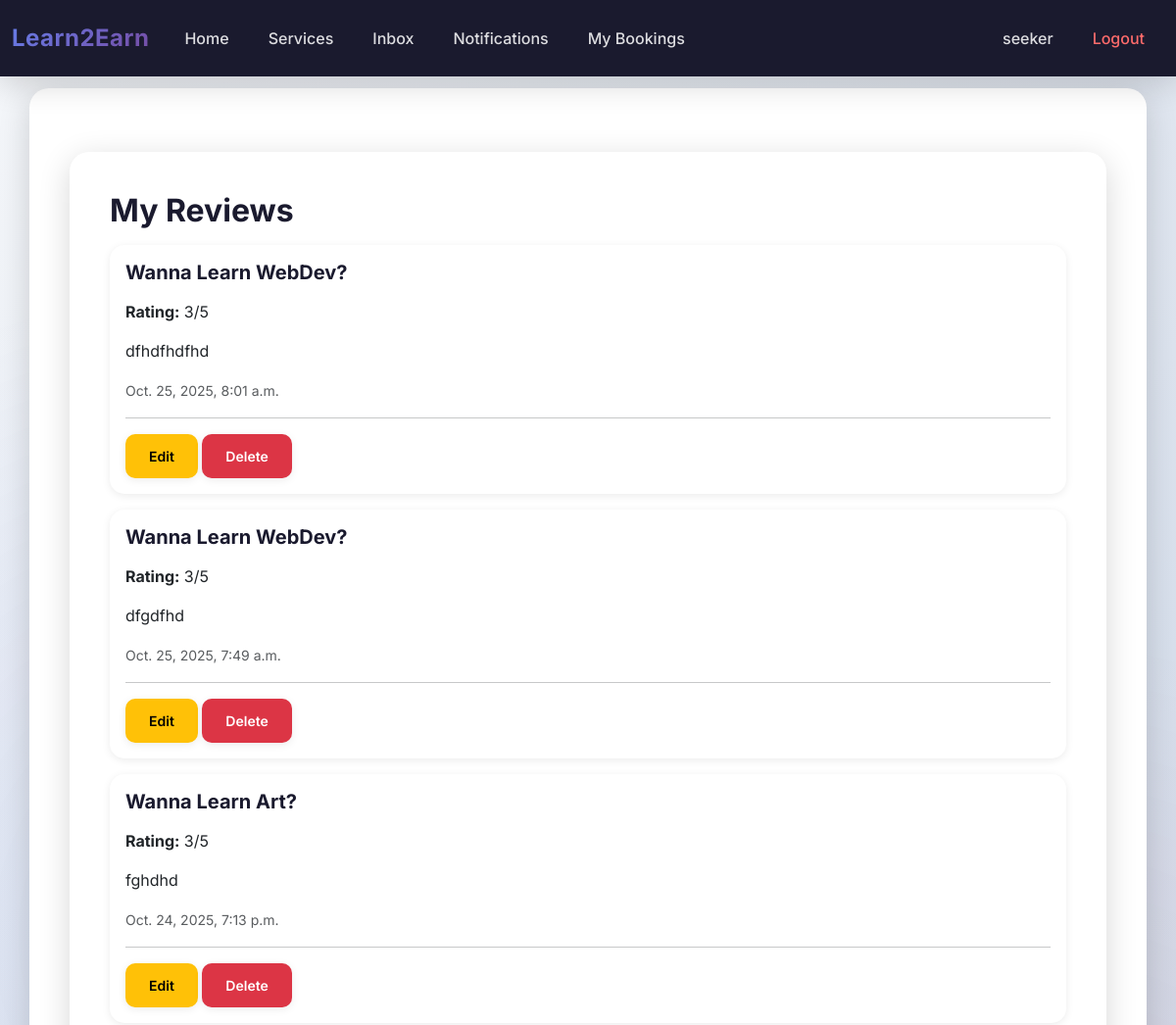
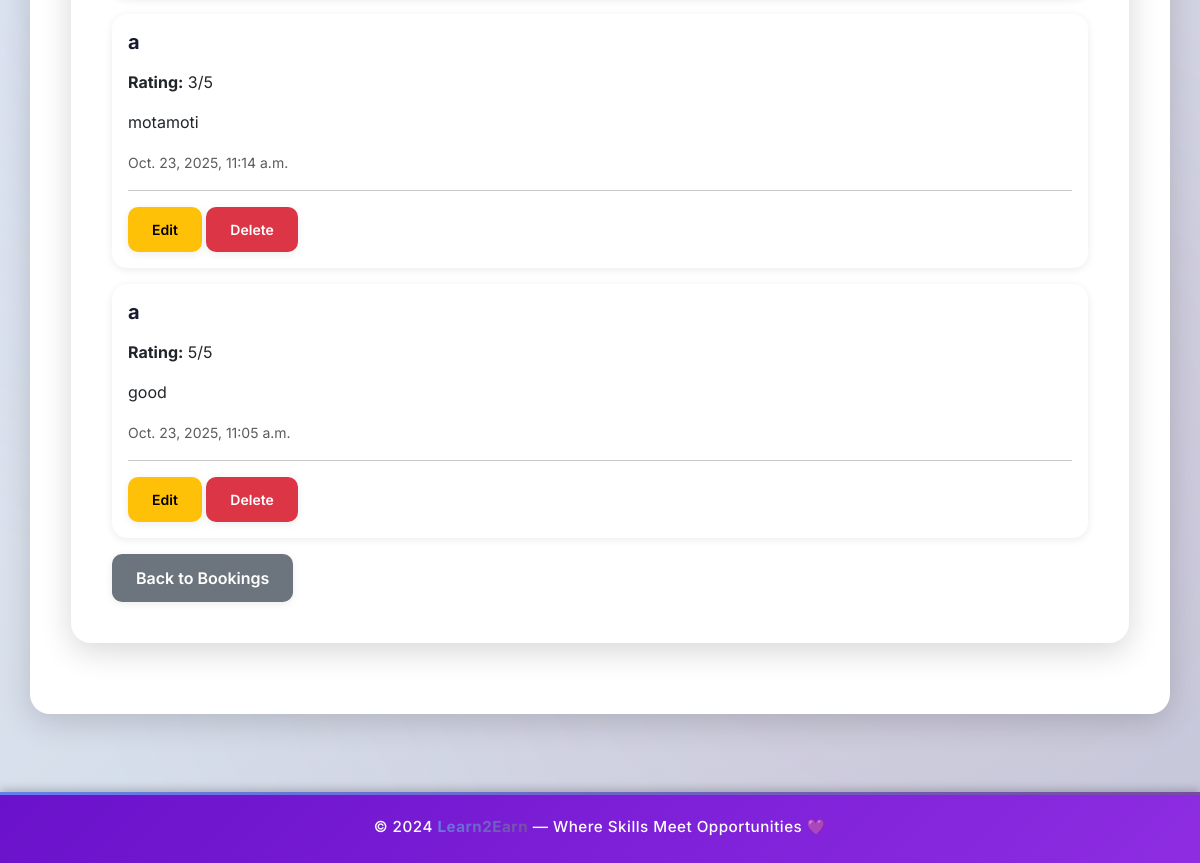
Page /reservation/my-reviews/ (signed in) on the committed database (2 pictures, top to bottom).
### Learn2Earn/reservation/models.py (models this page shows, shortened)
class Review(models.Model):
    booking = models.ForeignKey(Booking, on_delete=models.CASCADE)
    rating = models.IntegerField()
    comment = models.TextField()
    created_at = models.DateTimeField(auto_now_add=True)

class Booking(models.Model):
    STATUS_CHOICES = [
        ('pending', 'Pending'),
        ('confirmed', 'Confirmed'),
        ('completed', 'Completed'),
        ('cancelled', 'Cancelled'),
    ]
    provider = models.ForeignKey(User, on_delete=models.CASCADE, related_name='provider_bookings')
    seeker = models.ForeignKey(User, on_delete=models.CASCADE, related_name='seeker_bookings')
    service = models.ForeignKey(Service, on_delete=models.CASCADE)
    booking_date = models.DateField()
    duration = models.IntegerField()
    total_amount = models.FloatField()
    status = models.CharField(max_length=20, choices=STATUS_CHOICES, default='pending')
    created_at = models.DateTimeField(auto_now_add=True)

### Learn2Earn/users/models.py (models this page shows, shortened)
class Service(models.Model):
    provider = models.ForeignKey(User, on_delete=models.CASCADE)
    title = models.CharField(max_length=200)
    category = models.CharField(max_length=20)
    price_per_hour = models.FloatField()
    description = models.TextField()
    status = models.CharField(max_length=20)
    service_image = models.ImageField(upload_to='service_pics/', blank=True, null=True)
    created_at = models.DateTimeField(auto_now_add=True)

### Learn2Earn/reservation/views.py (the view)
# urls.py: path('my-reviews/', views.my_reviews, name='my_reviews'),
def my_reviews(request):
    if not request.user.is_authenticated:
        return redirect('users:login')
    reviews = Review.objects.filter(booking__seeker=request.user).order_by('-created_at')
    return render(request, 'reservation/review_list.html', {'reviews': reviews})

### Learn2Earn/templates/reservation/review_list.html
{% extends 'base.html' %}
{% block content %}
<div class="container mt-4">
    <h2>My Reviews</h2>
    {% if reviews %}
        {% for review in reviews %}
        <div class="card mb-3">
            <div class="card-body">
                <h5>{{ review.booking.service.title }}</h5>
                <p><strong>Rating:</strong> {{ review.rating }}/5</p>
                <p>{{ review.comment }}</p>
                <small class="text-muted">{{ review.created_at }}</small>
                <hr>
                <a href="{% url 'reservation:update_review' review.id %}" class="btn btn-warning btn-sm">Edit</a>
                <a href="{% url 'reservation:delete_review' review.id %}" class="btn btn-danger btn-sm">Delete</a>
            </div>
        </div>
        {% endfor %}
    {% else %}
        <p>No reviews yet.</p>
    {% endif %}
    <a href="{% url 'reservation:my_bookings' %}" class="btn btn-secondary">Back to Bookings</a>
</div>
{% endblock %}

### Learn2Earn/templates/base.html (shortened to what this page needs)
<!DOCTYPE html>
<html lang="en">
<head>
    <link href="https://cdn.jsdelivr.net/npm/bootstrap@5.3.2/dist/css/bootstrap.min.css" rel="stylesheet">
</head>
<body>
<nav class="navbar navbar-expand-lg navbar-dark fixed-top">
  <div class="container-fluid">
    <a class="navbar-brand" href="/">Learn2Earn</a>
    <div class="collapse navbar-collapse" id="navbarContent">
      <ul class="navbar-nav me-auto mb-2 mb-lg-0">
        <li class="nav-item">
          <a class="nav-link" href="/">Home</a>
        </li>
        <li class="nav-item">
          <a class="nav-link" href="{% url 'users:service_list' %}">Services</a>
        </li>
        {% if user.is_authenticated %}
        <li class="nav-item">
          <a class="nav-link" href="{% url 'messaging:inbox' %}">Inbox</a>
        </li>
        <li class="nav-item">
          <a class="nav-link" href="{% url 'messaging:notifications' %}">Notifications</a>
        </li>
        {% if user.userprofile_set.first.user_type == 'seeker' %}
        <li class="nav-item">
          <a class="nav-link" href="{% url 'reservation:my_bookings' %}">My Bookings</a>
        </li>
        {% endif %}
        {% endif %}
      </ul>
      <ul class="navbar-nav mb-2 mb-lg-0">
        {% if user.is_authenticated %}
        <li class="nav-item">
          <a class="nav-link" href="{% url 'users:profile' %}">{{ user.username }}</a>
        </li>
        <li class="nav-item">
          <a class="nav-link text-danger" href="{% url 'users:logout' %}">Logout</a>
        </li>
        {% endif %}
      </ul>
    </div>
  </div>
</nav>
<div class="container" style="margin-top: 90px;">
    {% block content %}
    {% endblock %}
</div>
<footer class="footer-violet text-center py-4 mt-5">
  <p class="mb-0">© 2024 <strong>Learn2Earn</strong> — Where Skills Meet Opportunities 💜</p>
</footer>
</body>
</html>

### Learn2Earn/templates/base.html (style rules this page uses)
:root { --primary-gradient: linear-gradient(135deg, #667eea 0%, #764ba2 100%); --secondary-gradient: linear-gradient(135deg, #f093fb 0%, #f5576c 100%); --success-gradient: linear-gradient(135deg, #4facfe 0%, #00f2fe 100%); --dark-bg: #1a1a2e; --darker-bg: #16213e; --light-text: #f8f9fa; --shadow-sm: 0 2px 8px rgba(0, 0, 0, 0.08); --shadow-md: 0 4px 16px rgba(0, 0, 0, 0.12); --shadow-lg: 0 8px 32px rgba(0, 0, 0, 0.16); }
* { margin: 0; padding: 0; box-sizing: border-box; }
body { background: linear-gradient(135deg, #f5f7fa 0%, #c3cfe2 100%); font-family: 'Inter', 'Segoe UI', Tahoma, Geneva, Verdana, sans-serif; min-height: 100vh; position: relative; }
body::before { content: ''; position: fixed; top: 0; left: 0; width: 100%; height: 100%; background: radial-gradient(circle at 20% 50%, rgba(102, 126, 234, 0.1) 0%, transparent 50%), radial-gradient(circle at 80% 80%, rgba(245, 87, 108, 0.1) 0%, transparent 50%); pointer-events: none; z-index: 0; }
.navbar { background: var(--dark-bg) !important; box-shadow: var(--shadow-lg); backdrop-filter: blur(10px); padding: 1rem 0; transition: all 0.3s ease; }
.navbar-brand { font-weight: 700; font-size: 1.5rem; letter-spacing: 0.5px; background: var(--primary-gradient); -webkit-background-clip: text; -webkit-text-fill-color: transparent; background-clip: text; transition: transform 0.3s ease; }
.nav-link { color: rgba(255, 255, 255, 0.85) !important; transition: all 0.3s ease; padding: 0.5rem 1rem !important; margin: 0 0.25rem; border-radius: 8px; font-weight: 500; position: relative; }
.nav-link::before { content: ''; position: absolute; bottom: 0; left: 50%; transform: translateX(-50%); width: 0; height: 2px; background: var(--success-gradient); transition: width 0.3s ease; }
.nav-link.text-danger { color: #ff6b6b !important; }
.container { background: #fff; border-radius: 20px; padding: 40px; margin-top: 30px; margin-bottom: 30px; box-shadow: var(--shadow-lg); position: relative; z-index: 1; backdrop-filter: blur(10px); border: 1px solid rgba(255, 255, 255, 0.8); animation: fadeInUp 0.6s ease; }
h1, h2, h3, h4, h5, h6 { font-weight: 700; color: var(--dark-bg); margin-bottom: 1rem; }
.btn { padding: 0.75rem 1.5rem; border-radius: 10px; font-weight: 600; transition: all 0.3s ease; border: none; box-shadow: var(--shadow-sm); }
.card { border: none; border-radius: 15px; box-shadow: var(--shadow-sm); transition: all 0.3s ease; overflow: hidden; }
footer { background: var(--darker-bg); color: rgba(255, 255, 255, 0.7); font-size: 0.95rem; position: relative; width: 100%; margin-top: auto; z-index: 1; }
footer::before { content: ''; position: absolute; top: 0; left: 0; width: 100%; height: 3px; background: var(--primary-gradient); }
footer p { margin: 0; }
footer strong { background: var(--primary-gradient); -webkit-background-clip: text; -webkit-text-fill-color: transparent; background-clip: text; font-weight: 700; }
a { transition: all 0.3s ease; }
.container > * { animation: fadeIn 0.5s ease; }
.footer-violet { background: linear-gradient(135deg, #6a11cb, #8e2de2); color: #fff; font-weight: 500; letter-spacing: 0.5px; box-shadow: 0 -3px 8px rgba(0, 0, 0, 0.2); width: 100%; }
.footer-violet p { margin: 0; }
html, body { height: 100%; }
body { display: flex; flex-direction: column; }
.container { flex: 1 0 auto; }
.footer-violet { flex-shrink: 0; }

### rows in the picture
Review: booking.service "Wanna Learn WebDev?", rating "3", comment "dfhdfhdfhd", created_at "Oct. 25, 2025, 8:01 a.m."
Review: booking.service "Wanna Learn WebDev?", rating "3", comment "dfgdfhd", created_at "Oct. 25, 2025, 7:49 a.m."
Review: booking.service "Wanna Learn Art?", rating "3", comment "fghdhd", created_at "Oct. 24, 2025, 7:13 p.m."
Review: booking.service "a", rating "3", comment "motamoti", created_at "Oct. 23, 2025, 11:14 a.m."
Review: booking.service "a", rating "5", comment "good", created_at "Oct. 23, 2025, 11:05 a.m."

### other values in the picture
{{ user.username }} "seeker"
